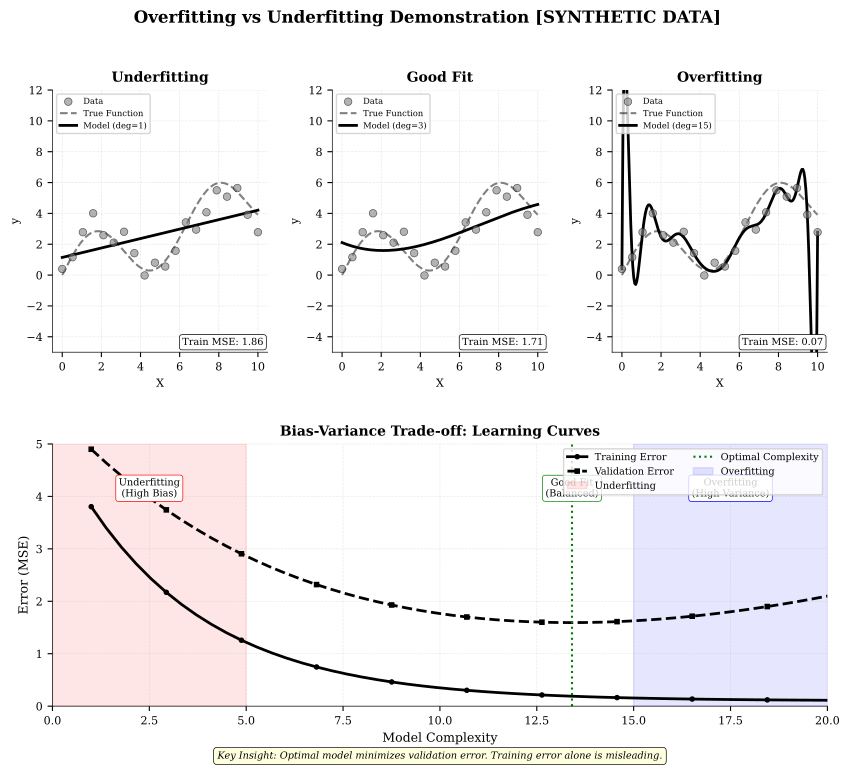

Python code for this plot:
"""
Overfitting Demonstration
Visualization of underfitting, good fit, and overfitting with train/test error curves

Required libraries: matplotlib, numpy
Output: overfitting_demo.pdf
"""

import matplotlib.pyplot as plt
import numpy as np
from pathlib import Path

# Chart metadata for QuantLet integration
CHART_METADATA = {
    'title': 'Overfitting Demonstration',
    'url': 'https://github.com/Digital-AI-Finance/DigitalFinance_3/tree/main/charts/module_03_ai_ml/overfitting_demo'
}

def create_overfitting_demo():
    """Create visualization demonstrating overfitting vs good fit vs underfitting"""

    # Set style for academic publication
    plt.rcParams['font.family'] = 'serif'
    plt.rcParams['font.size'] = 8
    plt.rcParams['axes.linewidth'] = 0.5

    # Set random seed for reproducibility
    np.random.seed(42)

    fig = plt.figure(figsize=(10, 8))
    gs = fig.add_gridspec(2, 3, hspace=0.35, wspace=0.3)

    # Generate synthetic data
    n_points = 20
    X = np.linspace(0, 10, n_points)
    true_function = lambda x: 2 * np.sin(x) + 0.5 * x
    noise = np.random.normal(0, 0.8, n_points)
    y = true_function(X) + noise

    X_smooth = np.linspace(0, 10, 200)
    y_true = true_function(X_smooth)

    # Three models with different complexity
    # Underfitting: linear (degree 1)
    # Good fit: polynomial degree 3
    # Overfitting: polynomial degree 15

    models = [
        {'name': 'Underfitting', 'degree': 1, 'ax_idx': 0},
        {'name': 'Good Fit', 'degree': 3, 'ax_idx': 1},
        {'name': 'Overfitting', 'degree': 15, 'ax_idx': 2}
    ]

    # Top row: Fit visualizations
    for model in models:
        ax = fig.add_subplot(gs[0, model['ax_idx']])

        # Fit polynomial
        coeffs = np.polyfit(X, y, model['degree'])
        y_pred = np.polyval(coeffs, X_smooth)

        # Plot
        ax.scatter(X, y, color='gray', s=30, alpha=0.6,
                  edgecolor='black', linewidth=0.5, label='Data', zorder=3)
        ax.plot(X_smooth, y_true, 'k--', linewidth=1.5,
               label='True Function', alpha=0.5, zorder=1)
        ax.plot(X_smooth, y_pred, 'k-', linewidth=2,
               label=f'Model (deg={model["degree"]})', zorder=2)

        ax.set_xlabel('X', fontsize=8)
        ax.set_ylabel('y', fontsize=8)
        ax.set_title(model['name'], fontsize=10, fontweight='bold')
        ax.legend(loc='upper left', fontsize=6)
        ax.grid(True, alpha=0.3, linestyle='--', linewidth=0.5)
        ax.set_ylim(-5, 12)
        ax.spines['top'].set_visible(False)
        ax.spines['right'].set_visible(False)

        # Calculate and display error
        train_error = np.mean((y - np.polyval(coeffs, X))**2)
        ax.text(0.98, 0.02, f'Train MSE: {train_error:.2f}',
               transform=ax.transAxes,
               fontsize=7,
               verticalalignment='bottom',
               horizontalalignment='right',
               bbox=dict(boxstyle='round,pad=0.3',
                        facecolor='white',
                        edgecolor='black',
                        linewidth=0.5))

    # Bottom row: Learning curves
    ax_curve = fig.add_subplot(gs[1, :])

    # Simulate learning curves
    model_complexity = np.linspace(1, 20, 50)

    # Training error decreases with complexity
    train_error = 5 * np.exp(-0.3 * model_complexity) + 0.1

    # Validation error: U-shaped
    # Decreases initially, then increases due to overfitting
    val_error = 5 * np.exp(-0.15 * model_complexity) + 0.3 * (model_complexity - 5)**2 / 50 + 0.5

    ax_curve.plot(model_complexity, train_error, 'k-', linewidth=2,
                 label='Training Error', marker='o', markersize=3,
                 markevery=5)
    ax_curve.plot(model_complexity, val_error, 'k--', linewidth=2,
                 label='Validation Error', marker='s', markersize=3,
                 markevery=5)

    # Mark the three zones
    # Underfitting zone
    ax_curve.axvspan(0, 5, alpha=0.1, color='red', label='Underfitting')
    ax_curve.text(2.5, 4, 'Underfitting\n(High Bias)', ha='center',
                 fontsize=7, bbox=dict(boxstyle='round,pad=0.3',
                                      facecolor='white',
                                      edgecolor='red',
                                      linewidth=0.5))

    # Good fit zone
    optimal_idx = np.argmin(val_error)
    optimal_complexity = model_complexity[optimal_idx]
    ax_curve.axvline(x=optimal_complexity, color='green', linestyle=':',
                    linewidth=1.5, label='Optimal Complexity')
    ax_curve.text(optimal_complexity, 4, 'Good Fit\n(Balanced)', ha='center',
                 fontsize=7, bbox=dict(boxstyle='round,pad=0.3',
                                      facecolor='white',
                                      edgecolor='green',
                                      linewidth=0.5))

    # Overfitting zone
    ax_curve.axvspan(15, 20, alpha=0.1, color='blue', label='Overfitting')
    ax_curve.text(17.5, 4, 'Overfitting\n(High Variance)', ha='center',
                 fontsize=7, bbox=dict(boxstyle='round,pad=0.3',
                                      facecolor='white',
                                      edgecolor='blue',
                                      linewidth=0.5))

    ax_curve.set_xlabel('Model Complexity', fontsize=9)
    ax_curve.set_ylabel('Error (MSE)', fontsize=9)
    ax_curve.set_title('Bias-Variance Trade-off: Learning Curves', fontsize=10, fontweight='bold')
    ax_curve.legend(loc='upper right', fontsize=7, ncol=2)
    ax_curve.grid(True, alpha=0.3, linestyle='--', linewidth=0.5)
    ax_curve.set_xlim(0, 20)
    ax_curve.set_ylim(0, 5)
    ax_curve.spines['top'].set_visible(False)
    ax_curve.spines['right'].set_visible(False)

    # Add key insight
    insight_text = 'Key Insight: Optimal model minimizes validation error. Training error alone is misleading.'
    ax_curve.text(0.5, -0.2, insight_text,
                 transform=ax_curve.transAxes,
                 fontsize=7, style='italic',
                 ha='center',
                 bbox=dict(boxstyle='round,pad=0.4',
                          facecolor='lightyellow',
                          edgecolor='black',
                          linewidth=0.5))

    # Main title
    fig.suptitle('Overfitting vs Underfitting Demonstration [SYNTHETIC DATA]',
                fontsize=12, fontweight='bold', y=0.98)

    # Save as PDF
    output_path = Path(__file__).parent / 'overfitting_demo.pdf'
    plt.savefig(output_path, format='pdf', dpi=300, bbox_inches='tight')
    print(f"Chart saved to: {output_path}")

    plt.close()

if __name__ == '__main__':
    create_overfitting_demo()
